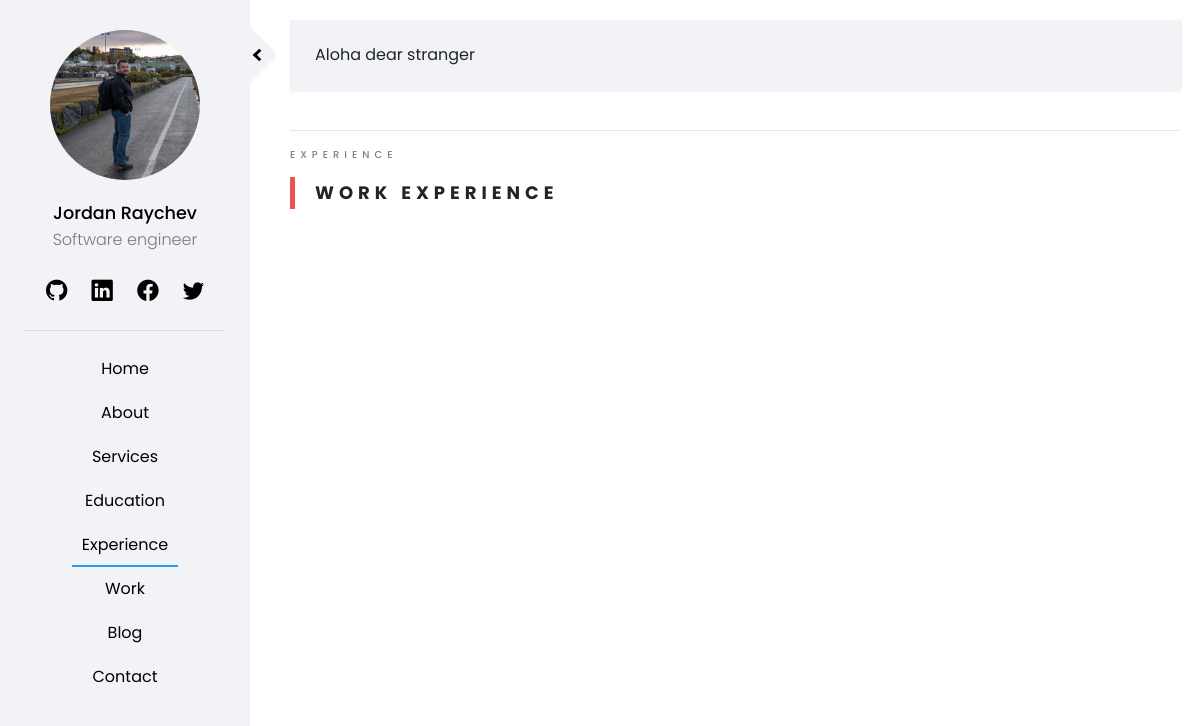
Before: /pages/experience/ with the older database file.
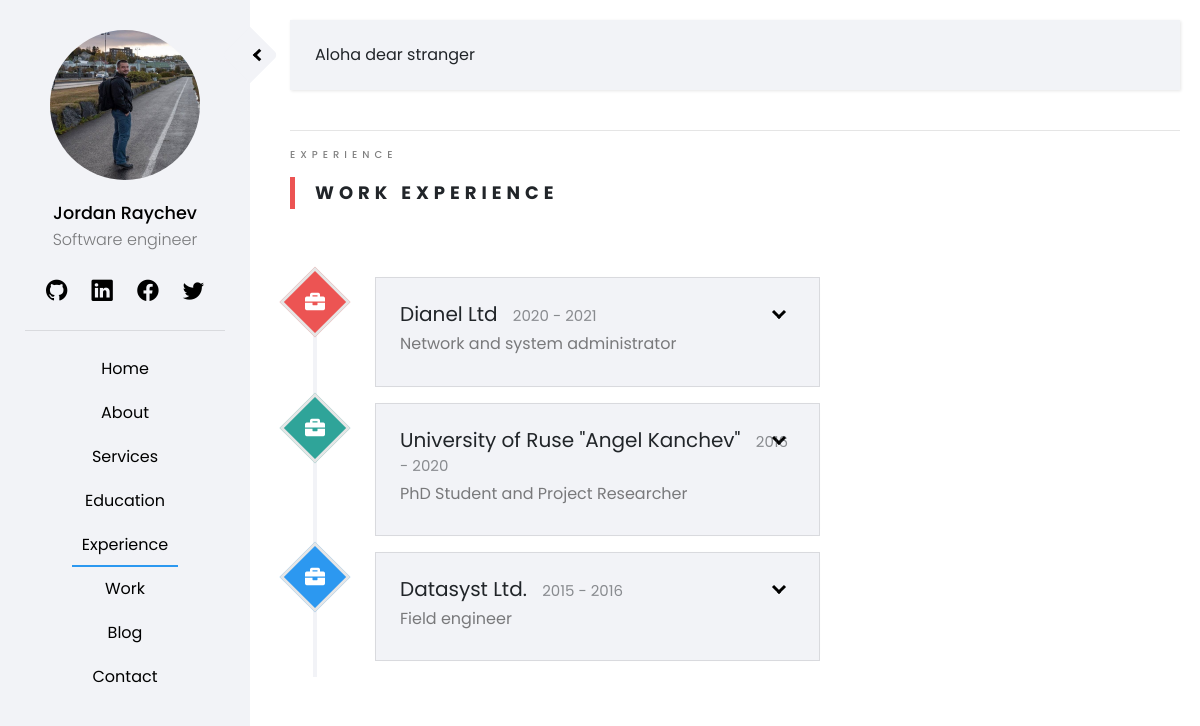
After: the same page with the newer database file.
### staticpages/models.py (models this page shows)
class Experience(models.Model):
    experience_name = models.CharField(max_length=50)
    experience_field = models.CharField(max_length=50)
    experience_year = models.CharField(max_length=50)
    experience_description = models.TextField(max_length=300)

### staticpages/views.py (the view)
# urls.py: path('experience/', ExperienceView.as_view(), name='experience'),
class ExperienceView(TemplateView):
    template_name = 'staticpages/experience.html'
    def get_context_data(self, **kwargs):
        context =  super(ExperienceView,self).get_context_data(**kwargs)
        experiences = Experience.objects.all()
        context['experiences'] = experiences
        return context

### templates/staticpages/experience.html (shortened to what this page needs)
{% extends 'home/base.html' %}
{% load crispy_forms_tags %}
{% load static %}
{% block content %}
<div class = "row">
    <div class = "col-sm-12">
        <span class="heading-meta">Experience</span>
        <h2 class="heading">Work Experience</h2>
    </div>
</div>
<div class = "container-fluid timeline-container accordion">
    {% for experience in experiences %}
    <div class="row">
        <div class=" timeline-circle timeline-badge-{{ forloop.counter }} fadeInUp-{{ forloop.counter }}">
            <i class="timeline-icon fas fa-briefcase"></i>
        </div>
        <div class = "timeline-box experience fadeInRight-{{ forloop.counter }}">
            <h4 data-toggle="collapse" data-target="#collapse-{{ forloop.counter }}" aria-expanded="true" aria-controls="collapse-{{ forloop.counter }}">
               {{ experience.experience_name }} <span> {{ experience.experience_year }} </span>
            </h4>
            <h3> {{ experience.experience_field }} </h3>
        </div>
    </div>
    {% endfor %}
</div>
{% endblock %}

Changed rows visible on the page:
added Experience: experience_name "Dianel Ltd", experience_year "2020 - 2021", experience_field "Network and system administrator"
added Experience: experience_name "University of Ruse \"Angel Kanchev\"", experience_year "2016 - 2020", experience_field "PhD Student and Project Researcher"
added Experience: experience_name "Datasyst Ltd.", experience_year "2015 - 2016", experience_field "Field engineer"
